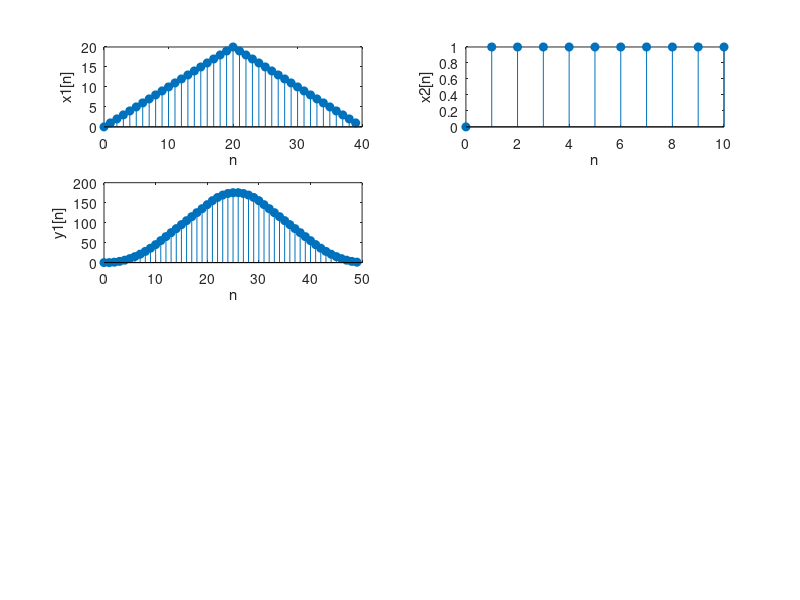

This figure's MATLAB source: (Note: this script raises an error after producing the figure.)
%Section a

n1 = 39;
x1 = [0 1:20 flip(1:19)];
subplot(4,2,1); stem(0:n1, x1, 'fill');
xlabel('n'); ylabel('x1[n]');

n2 = 10;
x2 = [0 ones(1, 10)];
subplot(4, 2, 2); stem(0:n2 ,x2, 'fill');
xlabel('n'); ylabel('x2[n]');

%Section b

y1 = conv(x1', x2');
subplot(4, 2, 3); stem(0:n1+n2, y1, 'fill');
xlabel('n'); ylabel('y1[n]');

%Section c

y2 = myConv(x1', x2', n1, n2);
subplot(4, 2, 4); stem(0:n1+n2, y2, 'fill');
xlabel('n'); ylabel('y2[n]');

if (y1 == y2)
    disp("y1 == y2 The two convolutions are equal!");
end

%Section d

n1 = 5;
x1 = [0 3.^[1:n1]];

subplot(4,2,5); stem(0:n1, x1, 'fill');
xlabel('n'); ylabel('x1[n]');

n2 = 5;
x2 = [0 2.^[1:n2]];

subplot(4,2,6); stem(0:n2, x2, 'fill');
xlabel('n'); ylabel('x2[n]');

y1 = conv(x1', x2');

subplot(4, 2, 7); stem(0:n1+n2, y1, 'fill');
xlabel('n'); ylabel('y1[n]');

y2 = myConv(x1', x2', n1, n2);

subplot(4, 2, 8); stem(0:n1+n2, y2, 'fill');
xlabel('n'); ylabel('y2[n]');

if (y1 == y2)
    disp("y1 == y2 The two convolutions are equal!");
end


function y = myConv(x1, x2, n1, n2)
    bigM = [zeros(n1 + n2- 1, n2)];
    for i = 1:n2
       bigM((1:n1) + (i - 1), i) = x1(2:(n1 + 1), 1); 
    end
    y = [0 ; 0 ; bigM * x2(2:n2+1, 1)];
end
